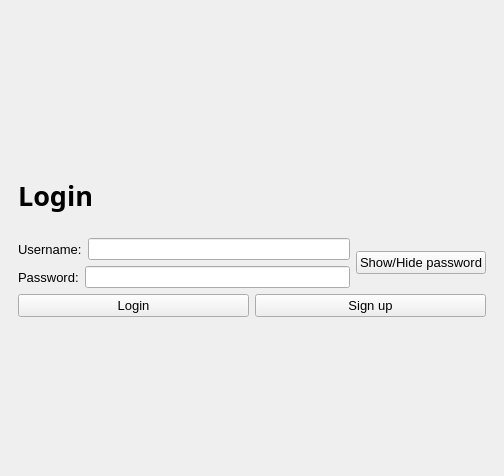
<?xml version="1.0" encoding="UTF-8"?>
<ui version="4.0">
 <class>Login</class>
 <widget class="QMainWindow" name="Login">
  <property name="geometry">
   <rect>
    <x>0</x>
    <y>0</y>
    <width>504</width>
    <height>476</height>
   </rect>
  </property>
  <property name="minimumSize">
   <size>
    <width>0</width>
    <height>0</height>
   </size>
  </property>
  <property name="maximumSize">
   <size>
    <width>16777215</width>
    <height>16777215</height>
   </size>
  </property>
  <property name="windowTitle">
   <string>MainWindow</string>
  </property>
  <widget class="QWidget" name="centralwidget">
   <layout class="QGridLayout" name="gridLayout_2">
    <item row="0" column="0">
     <widget class="QStackedWidget" name="stackedWidget">
      <property name="minimumSize">
       <size>
        <width>0</width>
        <height>0</height>
       </size>
      </property>
      <property name="maximumSize">
       <size>
        <width>16777215</width>
        <height>16777215</height>
       </size>
      </property>
      <property name="currentIndex">
       <number>0</number>
      </property>
      <widget class="QWidget" name="page">
       <layout class="QGridLayout" name="gridLayout">
        <item row="0" column="0">
         <layout class="QVBoxLayout" name="verticalLayout_4">
          <item>
           <widget class="QLabel" name="label_2">
            <property name="enabled">
             <bool>true</bool>
            </property>
            <property name="minimumSize">
             <size>
              <width>0</width>
              <height>0</height>
             </size>
            </property>
            <property name="maximumSize">
             <size>
              <width>295</width>
              <height>74</height>
             </size>
            </property>
            <property name="font">
             <font>
              <family>Myriad Pro</family>
              <pointsize>20</pointsize>
              <weight>75</weight>
              <bold>true</bold>
             </font>
            </property>
            <property name="layoutDirection">
             <enum>Qt::LeftToRight</enum>
            </property>
            <property name="text">
             <string>Login</string>
            </property>
           </widget>
          </item>
          <item>
           <layout class="QVBoxLayout" name="verticalLayout_2">
            <item>
             <layout class="QHBoxLayout" name="horizontalLayout_4">
              <item>
               <layout class="QVBoxLayout" name="verticalLayout">
                <item>
                 <layout class="QHBoxLayout" name="horizontalLayout_2">
                  <item>
                   <widget class="QLabel" name="Username_label">
                    <property name="font">
                     <font>
                      <pointsize>10</pointsize>
                     </font>
                    </property>
                    <property name="text">
                     <string>Username:</string>
                    </property>
                   </widget>
                  </item>
                  <item>
                   <widget class="QLineEdit" name="Username_LineEdit">
                    <property name="toolTip">
                     <string>&lt;html&gt;&lt;head/&gt;&lt;body&gt;&lt;p&gt;Please Enter Your Username. &lt;/p&gt;&lt;p&gt;example : Omar&lt;/p&gt;&lt;/body&gt;&lt;/html&gt;</string>
                    </property>
                   </widget>
                  </item>
                 </layout>
                </item>
                <item>
                 <layout class="QHBoxLayout" name="horizontalLayout">
                  <item>
                   <widget class="QLabel" name="Password_label">
                    <property name="font">
                     <font>
                      <pointsize>10</pointsize>
                     </font>
                    </property>
                    <property name="text">
                     <string>Password:</string>
                    </property>
                   </widget>
                  </item>
                  <item>
                   <widget class="QLineEdit" name="Password_LineEdit">
                    <property name="toolTip">
                     <string>&lt;html&gt;&lt;head/&gt;&lt;body&gt;&lt;p&gt;Please Enter Your Password. &lt;/p&gt;&lt;p&gt;example : Omar&lt;/p&gt;&lt;/body&gt;&lt;/html&gt;</string>
                    </property>
                    <property name="echoMode">
                     <enum>QLineEdit::Password</enum>
                    </property>
                   </widget>
                  </item>
                 </layout>
                </item>
               </layout>
              </item>
              <item>
               <widget class="QPushButton" name="pushButton">
                <property name="font">
                 <font>
                  <pointsize>10</pointsize>
                 </font>
                </property>
                <property name="text">
                 <string>Show/Hide password</string>
                </property>
                <property name="default">
                 <bool>false</bool>
                </property>
               </widget>
              </item>
             </layout>
            </item>
            <item>
             <layout class="QHBoxLayout" name="horizontalLayout_3">
              <item>
               <widget class="QPushButton" name="Login_btn">
                <property name="font">
                 <font>
                  <pointsize>10</pointsize>
                 </font>
                </property>
                <property name="text">
                 <string>Login</string>
                </property>
               </widget>
              </item>
              <item>
               <widget class="QPushButton" name="SignUp_btn">
                <property name="font">
                 <font>
                  <pointsize>10</pointsize>
                 </font>
                </property>
                <property name="text">
                 <string>Sign up</string>
                </property>
               </widget>
              </item>
             </layout>
            </item>
           </layout>
          </item>
         </layout>
        </item>
       </layout>
      </widget>
      <widget class="QWidget" name="page_2">
       <layout class="QGridLayout" name="gridLayout_3">
        <item row="1" column="0">
         <layout class="QVBoxLayout" name="verticalLayout_3">
          <item>
           <layout class="QHBoxLayout" name="horizontalLayout_7">
            <item>
             <widget class="QLabel" name="Username_label_p2">
              <property name="font">
               <font>
                <pointsize>10</pointsize>
               </font>
              </property>
              <property name="text">
               <string>Username</string>
              </property>
             </widget>
            </item>
            <item>
             <widget class="QLineEdit" name="Username_LineEdit_p2">
              <property name="toolTip">
               <string>&lt;html&gt;&lt;head/&gt;&lt;body&gt;&lt;p&gt;Please Enter Your Username. &lt;/p&gt;&lt;p&gt;example : Omar&lt;/p&gt;&lt;/body&gt;&lt;/html&gt;</string>
              </property>
             </widget>
            </item>
           </layout>
          </item>
          <item>
           <layout class="QHBoxLayout" name="horizontalLayout_8">
            <item>
             <widget class="QLabel" name="Password_label_p2">
              <property name="font">
               <font>
                <pointsize>10</pointsize>
               </font>
              </property>
              <property name="text">
               <string>Password</string>
              </property>
             </widget>
            </item>
            <item>
             <widget class="QLineEdit" name="Password_LineEdit_p2">
              <property name="toolTip">
               <string>&lt;html&gt;&lt;head/&gt;&lt;body&gt;&lt;p&gt;Please Enter Your Password. &lt;/p&gt;&lt;p&gt;example : Omar&lt;/p&gt;&lt;/body&gt;&lt;/html&gt;</string>
              </property>
              <property name="inputMask">
               <string comment="*" extracomment="*"/>
              </property>
              <property name="text">
               <string/>
              </property>
              <property name="echoMode">
               <enum>QLineEdit::Password</enum>
              </property>
             </widget>
            </item>
           </layout>
          </item>
          <item>
           <layout class="QHBoxLayout" name="horizontalLayout_9">
            <item>
             <widget class="QLabel" name="ConfirmPassword_label_p2">
              <property name="font">
               <font>
                <pointsize>10</pointsize>
               </font>
              </property>
              <property name="text">
               <string>Confirm password</string>
              </property>
             </widget>
            </item>
            <item>
             <widget class="QLineEdit" name="ConfirmPassword_LineEdit_p2">
              <property name="toolTip">
               <string>&lt;html&gt;&lt;head/&gt;&lt;body&gt;&lt;p&gt;Please Enter Your Password. &lt;/p&gt;&lt;p&gt;example : Omar&lt;/p&gt;&lt;/body&gt;&lt;/html&gt;</string>
              </property>
              <property name="echoMode">
               <enum>QLineEdit::Password</enum>
              </property>
             </widget>
            </item>
           </layout>
          </item>
         </layout>
        </item>
        <item row="1" column="1">
         <widget class="QPushButton" name="pushButton_6">
          <property name="font">
           <font>
            <pointsize>10</pointsize>
           </font>
          </property>
          <property name="text">
           <string>Generate Password</string>
          </property>
         </widget>
        </item>
        <item row="2" column="0">
         <widget class="QPushButton" name="SignUp_btn_p2">
          <property name="font">
           <font>
            <pointsize>10</pointsize>
            <weight>50</weight>
            <bold>false</bold>
           </font>
          </property>
          <property name="text">
           <string>Sign up</string>
          </property>
         </widget>
        </item>
        <item row="3" column="0">
         <widget class="QLabel" name="return_to_login">
          <property name="font">
           <font>
            <pointsize>10</pointsize>
            <italic>false</italic>
            <underline>true</underline>
           </font>
          </property>
          <property name="styleSheet">
           <string notr="true">color: rgb(0, 85, 255);</string>
          </property>
          <property name="text">
           <string>Return to Login page</string>
          </property>
          <property name="alignment">
           <set>Qt::AlignCenter</set>
          </property>
         </widget>
        </item>
        <item row="0" column="0">
         <widget class="QLabel" name="label">
          <property name="font">
           <font>
            <family>Myriad Pro</family>
            <pointsize>20</pointsize>
            <weight>75</weight>
            <bold>true</bold>
           </font>
          </property>
          <property name="layoutDirection">
           <enum>Qt::LeftToRight</enum>
          </property>
          <property name="text">
           <string>Sign up </string>
          </property>
         </widget>
        </item>
        <item row="2" column="1">
         <widget class="QPushButton" name="pushButton_2">
          <property name="text">
           <string>Show/Hide Password</string>
          </property>
         </widget>
        </item>
       </layout>
      </widget>
     </widget>
    </item>
   </layout>
  </widget>
 </widget>
 <resources/>
 <connections/>
</ui>
